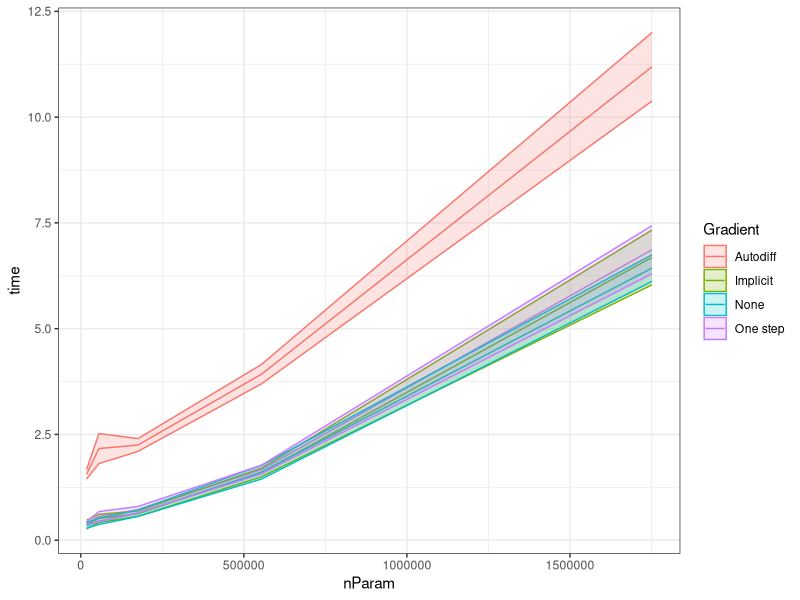
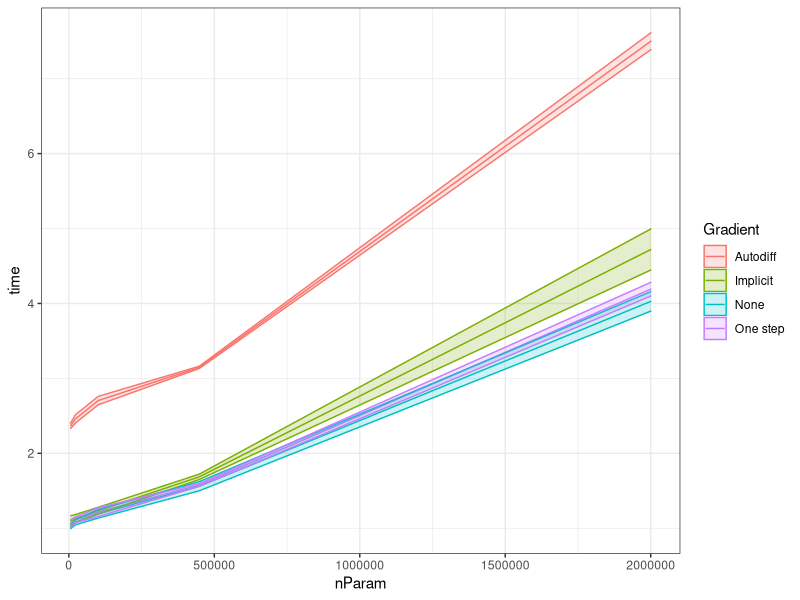
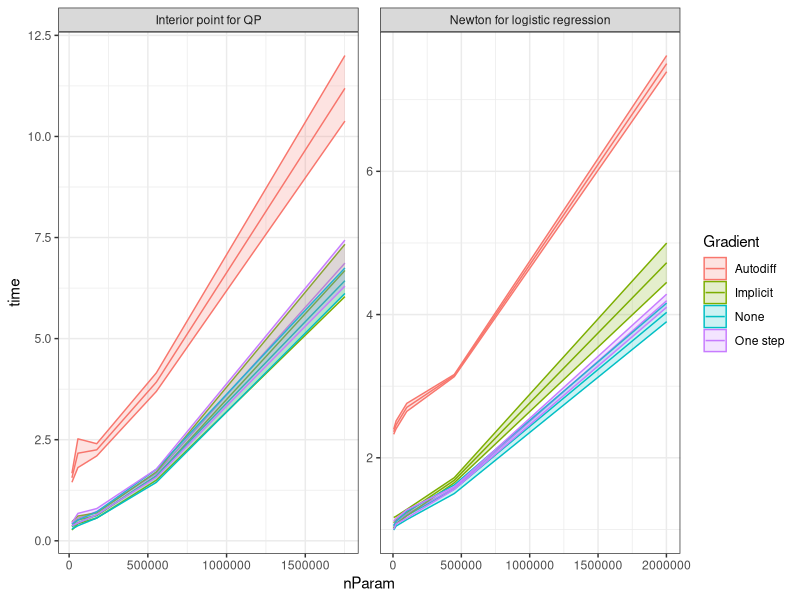

Source code (R) for these figures, in order:
## Differentiating IP solver
library(ggplot2)
library(reshape)
X <- read.delim("resDiffIP.csv", sep = ",", head = F)

colnames(X) <- c("nParam", "forwardMean", "forwardStd", "impDiffMean", "impDiffStd", "oneStepMean", "oneStepStd", "autodiffMean", "autodiffStd", "errOneStep", "errForward")


toPlot <- c()
diffMethods <- c("None", "Implicit", "One step", "Autodiff")
for (i in 1:length(diffMethods)){
	temp <- data.frame(nParam = X$nParam, time = X[,2*i], std = X[,2*i + 1], Gradient = diffMethods[i])
	toPlot <- rbind(toPlot, temp)
}

pl <- ggplot(toPlot) + 
	geom_line(aes(x = nParam, y = time, group = Gradient, colour = Gradient))  + 
	theme_bw()  + 
	geom_ribbon(aes(x=nParam, y=time, ymax=time +std, ymin=time -std, group = Gradient, colour = Gradient, fill = Gradient), alpha=0.2)
	
pdf("timingIPsolver.pdf", height = 3, width = 5)
print(pl)
dev.off()

toPlotIP <- toPlot
toPlotIP$pb <- "Interior point for QP"





## Differentiating Newton solver
library(ggplot2)
library(reshape)
X <- read.delim("resDiffNewton.csv", sep = ",", head = F)

colnames(X) <- c("nParam", "forwardMean", "forwardStd", "impDiffMean", "impDiffStd", "oneStepMean", "oneStepStd", "autodiffMean", "autodiffStd", "errOneStep", "errForward")


toPlot <- c()
diffMethods <- c("None", "Implicit", "One step", "Autodiff")
for (i in 1:length(diffMethods)){
	temp <- data.frame(nParam = X$nParam, time = X[,2*i], std = X[,2*i + 1], Gradient = diffMethods[i])
	toPlot <- rbind(toPlot, temp)
}

pl <- ggplot(toPlot) + 
	geom_line(aes(x = nParam, y = time, group = Gradient, colour = Gradient))  + 
	theme_bw()  + 
	geom_ribbon(aes(x=nParam, y=time, ymax=time +std, ymin=time -std, group = Gradient, colour = Gradient, fill = Gradient), alpha=0.2)
	
pdf("timingNewton.pdf", height = 3, width = 5)
print(pl)
dev.off()

toPlotNewton <- toPlot
toPlotNewton$pb <- "Newton for logistic regression"


toPlot <- rbind(toPlotIP,toPlotNewton)
toPlot$pb <- as.factor(toPlot$pb)

pl <- ggplot(toPlot) + 
	geom_line(aes(x = nParam, y = time, group = Gradient, colour = Gradient))  + 
	theme_bw()  + 
	geom_ribbon(aes(x=nParam, y=time, ymax=time +std, ymin=time -std, group = Gradient, colour = Gradient, fill = Gradient), alpha=0.2) + 
	facet_wrap(~pb, scales = "free")

pdf("timingSolvers.pdf", height = 3, width = 8)
print(pl)
dev.off()
